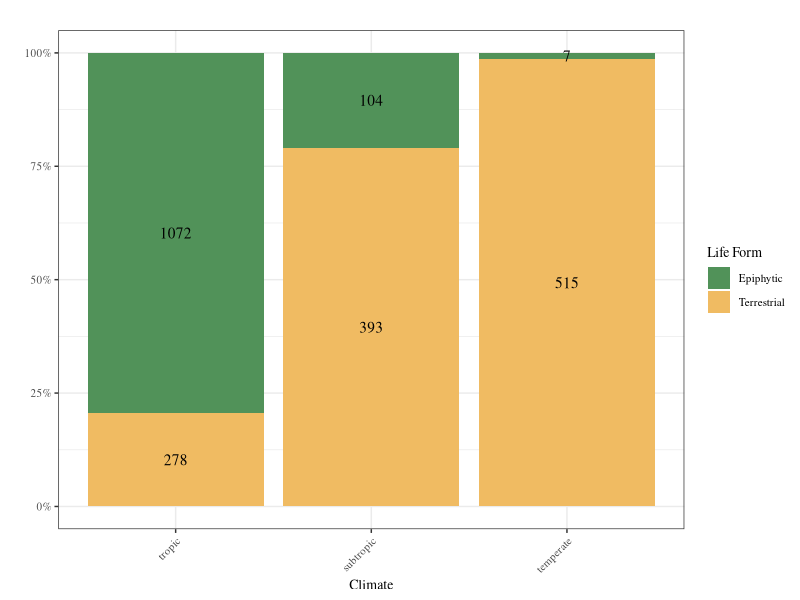
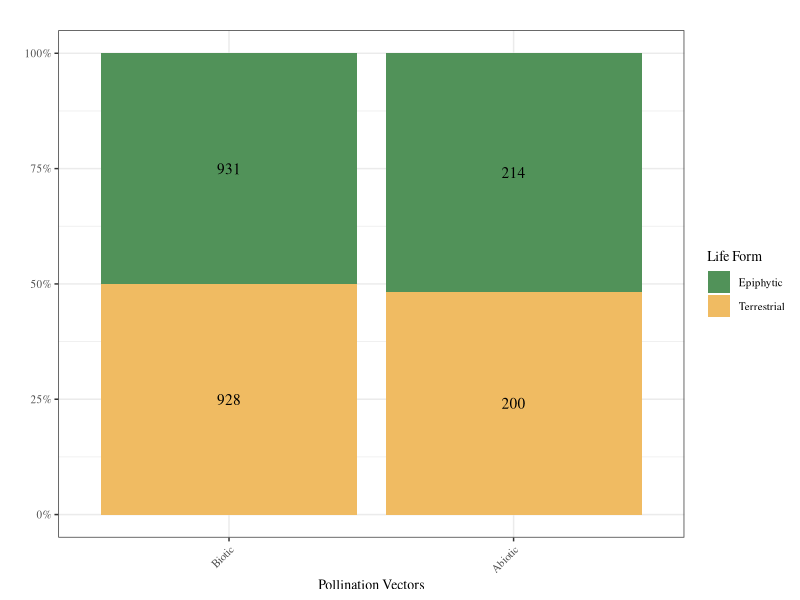
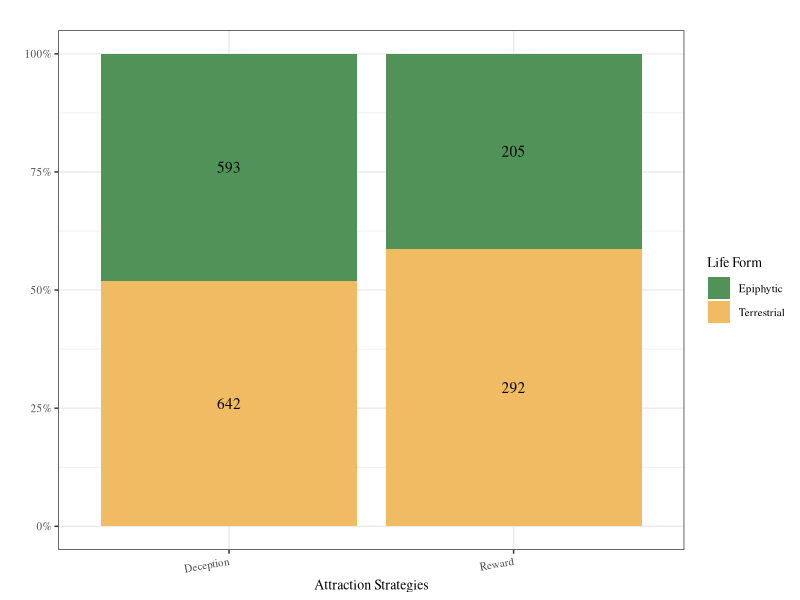
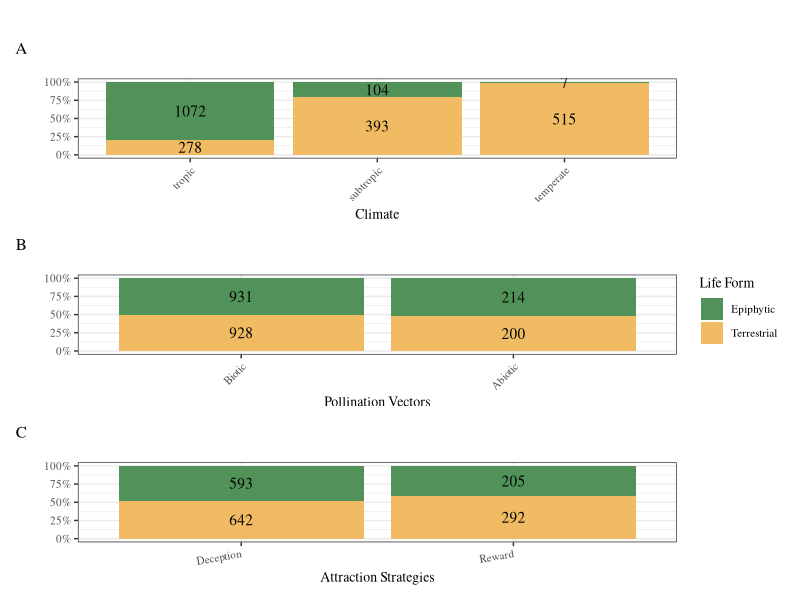

These charts were generated, in order, by the following R code:
library(tidyverse)
library(scales)
library(patchwork)
library(dplyr)

# 读取数据
data <- read.csv("orchid_data/orchid_traits_without_deceit.csv")
data1 <- read.csv("orchid_data/Is_Deceit.csv")
# 增加是否为欺骗者信息
data <- left_join(data, data1[, c("species", "attraction_strategies")], by = "species")
# 将增加了是否为欺骗者信息的数据集导出
write.csv(data, "orchid_data/orchid_traits.csv", row.names = FALSE)

# 统计信息
data %>%
    group_by(terrestrial) %>%
    summarise(counts = n())
# 气候分布区
(p_climate <- data %>%
  mutate(terrestrial = ifelse(terrestrial == 0, "Epiphytic", "Terrestrial")) %>%
  group_by(terrestrial) %>%
  summarise(across(c(tropic, temperate, subtropic), sum)) %>%
  pivot_longer(cols = c(tropic, temperate, subtropic),
               values_to = "counts",
               names_to = "Climate") %>%
  ggplot(mapping = aes(x = factor(Climate, levels = c("tropic","subtropic", "temperate")),
                       y = counts,
                       fill = terrestrial)) +
  geom_bar(stat = "identity", position = "fill") +
  geom_text(aes(label = counts), position = position_fill(vjust = 0.5),family = "serif") +
  labs(x = "Climate", y = "", fill = "Life Form") +
  theme_bw() +
  scale_fill_manual(values = c("#519259", "#F0BB62")) +
  scale_y_continuous(labels = percent_format()) +
  ggtitle("") +
  theme(text = element_text(size = 10,family = "serif")) +
  theme(axis.text.x = element_text(angle = 45,hjust = 1))
)

# ggsave("orchid_result/climate_region.png", p_climate, width = 6, height = 4)

# 是否具有传粉媒介
(p_pollination_vectors <- data %>%
  mutate(terrestrial = ifelse(terrestrial == 0, "Epiphytic", "Terrestrial"),
         pollination_vectors = ifelse(pollination_vectors == 1, "Biotic", "Abiotic")) %>%
  group_by(terrestrial,pollination_vectors) %>%
  summarize(counts = n()) %>%
  ggplot(mapping = aes(x = factor(pollination_vectors, levels = c("Biotic", "Abiotic")),
                       y = counts,
                       fill = terrestrial)) +
  geom_bar(stat = "identity", position = "fill") +
  geom_text(aes(label = counts), position = position_fill(vjust = 0.5),family = "serif") +
  labs(x = "Pollination Vectors", y = "", fill = "Life Form") +
  theme_bw() +
  scale_fill_manual(values = c("#519259", "#F0BB62")) +
  scale_y_continuous(labels = percent_format()) +
  ggtitle("") +
  theme(text = element_text(size = 10,family = "serif")) +
  theme(axis.text.x = element_text(angle = 45,hjust = 1))
)
# ggsave("orchid_result/pollination_vectors.png", p_pollination_vectors, width = 6, height = 4)

# 是否为欺骗性传粉
(p_attraction_strategies <- data %>%
  mutate(terrestrial = ifelse(terrestrial == 0, "Epiphytic", "Terrestrial"),
         attraction_strategies = ifelse(attraction_strategies == 1, "Deception", "Reward")) %>%
  group_by(terrestrial,attraction_strategies) %>%
  summarize(counts = n()) %>%
  na.omit() %>% #因为这个数据集中有缺失值，所以要去掉
  ggplot(mapping = aes(x = factor(attraction_strategies, levels = c("Deception", "Reward")),
                       y = counts,
                       fill = terrestrial)) +
  geom_bar(stat = "identity", position = "fill") +
  geom_text(aes(label = counts), position = position_fill(vjust = 0.5),family = "serif") +
  labs(x = "Attraction Strategies", y = "", fill = "Life Form") +
  theme_bw() +
  scale_fill_manual(values = c("#519259", "#F0BB62")) +
  scale_y_continuous(labels = percent_format()) +
  ggtitle("") +
  theme(text = element_text(size = 10,family = "serif")) +
  theme(axis.text.x = element_text(angle = 10,hjust = 1))
)
# ggsave("orchid_result/attraction_strategies.png", p_attraction_strategies, width = 6, height = 4)

p_merge <- p_climate / p_pollination_vectors / p_attraction_strategies +
  plot_layout(guides = 'collect') +
  plot_annotation(title = "", tag_levels = "A")
# 绘制svg格式的结果
ggsave("orchid_result/fig1_abc_distribution_of_lf_traits.svg", p_merge, width = 10, height = 25)